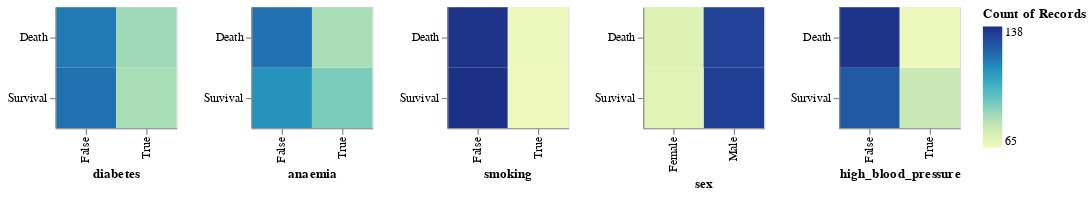

Notebook code cell kept with this figure:
### Code cell
# Proportion of categories after oversamepling 
new_Y = pd.Series(Y)
new_df = pd.concat([X,new_Y],axis=1)
new_df.rename(columns= {0:"DEATH_EVENT"},inplace=True)
new_df["DEATH_EVENT"] = new_df["DEATH_EVENT"].replace({0: "Survival", 1: "Death"})
new_df["sex"] = new_df["sex"].replace({0: "Female", 1: "Male"})
new_df["anaemia"] = new_df["anaemia"].replace({0: "False", 1: "True"})
new_df["high_blood_pressure"] = new_df["high_blood_pressure"].replace({0: "False", 1: "True"})
new_df["diabetes"] = new_df["diabetes"].replace({0: "False", 1: "True"})
new_df["smoking"] = new_df["smoking"].replace({0: "False", 1: "True"})
alt.Chart(new_df).mark_rect().encode(
    y=alt.Y('DEATH_EVENT:N',title=None),
    x=alt.X(alt.repeat("column"), type='nominal'),
    color='count(DEATH_EVENT):Q'
).properties(
    width=100,
    height=100
).repeat(column=qualitative_columns)

### Figure 1 — Vega-Lite specification as saved in the notebook (floating-point values rounded to 4 significant figures; data arrays with more than 128 entries replaced by an {"elided": "..."} marker saying what was removed)
{"config": {"view": {"continuousWidth": 300, "continuousHeight": 300}}, "repeat": {"column": ["diabetes", "anaemia", "smoking", "sex", "high_blood_pressure"]}, "spec": {"data": {"name": "data-b3c9b83913928520c0cb6c97ddf2e256"}, "mark": {"type": "rect"}, "encoding": {"color": {"aggregate": "count", "field": "DEATH_EVENT", "type": "quantitative"}, "x": {"field": {"repeat": "column"}, "type": "nominal"}, "y": {"field": "DEATH_EVENT", "title": null, "type": "nominal"}}, "height": 100, "width": 100}, "$schema": "https://vega.github.io/schema/vega-lite/v5.8.0.json", "datasets": {"data-b3c9b83913928520c0cb6c97ddf2e256": {"elided": "406 records"}}}
